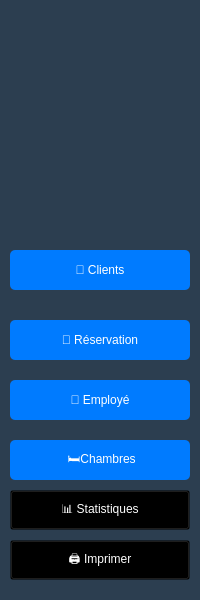
    <widget class="QFrame" name="sidebar">
   <property name="geometry">
    <rect>
     <x>0</x>
     <y>0</y>
     <width>200</width>
     <height>600</height>
    </rect>
   </property>
   <property name="styleSheet">
    <string>background-color: #2c3e50; color: white;</string>
    QWidget#sidebar QPushButton {
    background-color: #2c3e50;
    color: white;
    border: none;
    border-radius: 5px;
}

QWidget#sidebar QPushButton:hover {
    background-color: #34495e;
}

QWidget#sidebar QPushButton:pressed {
    background-color: #1c2b3a;
}
   </property>
   <widget class="QLabel" name="labelLogo">
    <property name="geometry">
     <rect>
      <x>10</x>
      <y>40</y>
      <width>160</width>
      <height>160</height>
     </rect>
    </property>
    <property name="pixmap">
     <pixmap resource="ressources.qrc">:/images/logo.png</pixmap>
    </property>
    <property name="scaledContents">
     <bool>true</bool>
    </property>
   </widget>
   <widget class="QPushButton" name="btnClients">
    <property name="geometry">
     <rect>
      <x>10</x>
      <y>250</y>
      <width>180</width>
      <height>40</height>
     </rect>
    </property>
    <property name="styleSheet">
     <string>background-color: #007bff; color: white; border-radius: 5px;</string>
    </property>
    <property name="text">
     <string>👥 Clients</string>
    </property>
   </widget>
   <widget class="QPushButton" name="btnStats">
    <property name="geometry">
     <rect>
      <x>10</x>
      <y>490</y>
      <width>180</width>
      <height>40</height>
     </rect>
    </property>
    <property name="styleSheet">
     <string>background-color: transparent; color: white;</string>
    </property>
    <property name="text">
     <string>📊 Statistiques</string>
    </property>
   </widget>
   <widget class="QPushButton" name="btnPrint">
    <property name="geometry">
     <rect>
      <x>10</x>
      <y>540</y>
      <width>180</width>
      <height>40</height>
     </rect>
    </property>
    <property name="styleSheet">
     <string>background-color: transparent; color: white;</string>
    </property>
    <property name="text">
     <string>🖨️ Imprimer</string>
    </property>
   </widget>
   <widget class="QPushButton" name="btnClients_2">
    <property name="geometry">
     <rect>
      <x>10</x>
      <y>320</y>
      <width>180</width>
      <height>40</height>
     </rect>
    </property>
    <property name="styleSheet">
     <string>background-color: #007bff; color: white; border-radius: 5px;</string>
    </property>
    <property name="text">
     <string>📅 Réservation</string>
    </property>
   </widget>
   <widget class="QPushButton" name="btnClients_3">
    <property name="geometry">
     <rect>
      <x>10</x>
      <y>380</y>
      <width>180</width>
      <height>40</height>
     </rect>
    </property>
    <property name="styleSheet">
     <string>background-color: #007bff; color: white; border-radius: 5px;</string>
    </property>
    <property name="text">
     <string>👔 Employé</string>
    </property>
   </widget>
   <widget class="QPushButton" name="btnClients_4">
    <property name="geometry">
     <rect>
      <x>10</x>
      <y>440</y>
      <width>180</width>
      <height>40</height>
     </rect>
    </property>
    <property name="styleSheet">
     <string>background-color: #007bff; color: white; border-radius: 5px;</string>
    </property>
    <property name="text">
     <string> 🛏️Chambres</string>
    </property>
   </widget>
  </widget>
